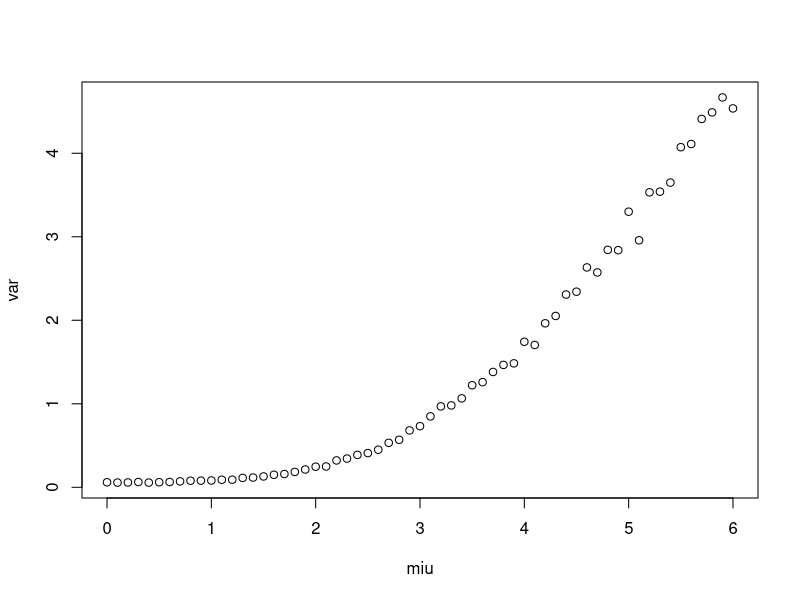
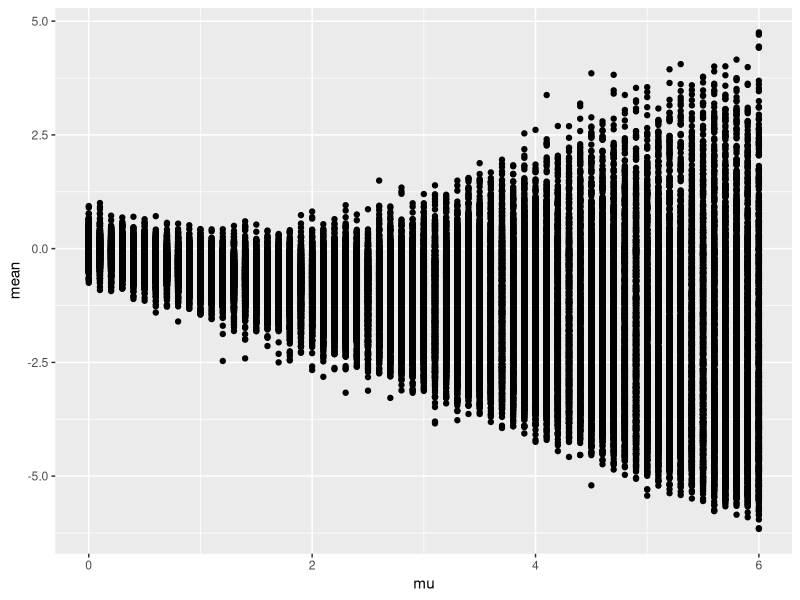
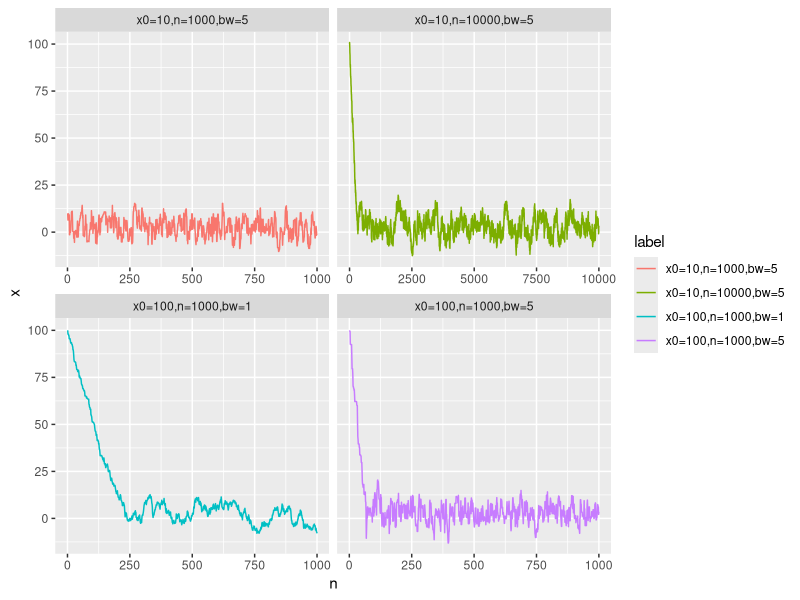

Generate these figures, in order, with R:
## ---- chunk 1

ts<-function(miu){
mean=rep(0,1000)
for (i in 1:1000){
  mean[i]<-sit(x=miu)
}
var(mean)
}
sit<-function(x=4){
rcauchy(10,location=0,scale=1)->rr
sum=0
div=0
for (i in 1:10){
  sum=rr[i]*exp(-(x-rr[i])^2/2)+sum
  div=exp(-(x-rr[i])^2/2)+div
}
sum/div
}
set.seed(763428)
miu=seq(0,6,by=0.1)
var=rep(0,61)
for (i in 1:61){
  var[i]<-ts(miu[i])
}
plot(miu,var)
## ---- chunk 2
ts<-function(miu){
mean=rep(0,1000)
for (i in 1:1000){
  mean[i]<-sit(x=miu)
}
mean
}
sit<-function(x=4){
rcauchy(10,location=0,scale=1)->rr
sum=0
div=0
for (i in 1:10){
  sum=rr[i]*exp(-(x-rr[i])^2/2)+sum
  div=exp(-(x-rr[i])^2/2)+div
}
sum/div
}
set.seed(93521)
miu=seq(0,6,by=0.1)
mean<-ts(miu[1])
mu<-rep(0,1000)
for (i in 2:61){
  mean<-c(mean,ts(miu[i])-miu[i])
  mu<-c(mu,rep(miu[i],1000))
}
library(ggplot2)
g<-ggplot(,aes(mu,mean))
g+geom_point()
## ---- chunk 3
library(quantreg)
b1=rep(0,1000)
b2<-b1
b3<-b2
b4<-b3
for (i in 1:1000){
x<-runif(100,-100,100)
e1<-rnorm(100)
e2<-rt(100,3)
y=1+x*0.5+e1
y1=1+x*0.5+e2
fit1<-lm(y~x)
fit1$coefficients[2]->b1[i]
fit2<-rq(y~x,0.5)
fit2$coefficients[2]->b2[i]
fit3<-lm(y1~x)
fit3$coefficients[2]->b3[i]
fit4<-rq(y1~x,0.5)
fit4$coefficients[2]->b4[i]
}
## ---- chunk 4
summary(b1)
## ---- chunk 5
summary(b2)
## ---- chunk 6
summary(b3)
## ---- chunk 7
summary(b4)
## ---- chunk 8
library(ggplot2)
mcmc_test<-function(x0=0,n1=1000,bw=1,label=NULL){
  p<-runif(n1)
  w<-rnorm(n1)
  x[1]<-x0
  for (i in 2:n1){
    y<-x[i-1]+w[i]*bw
    r<-min(dnorm(y,3,5)/dnorm(x[i-1],3,5),1)
    if (r>p[i]){
      x[i]<-y
    }else{
      x[i]<-x[i-1]
    }
  }
  data.frame(n=1:n1,x=x,label=rep(label,n1))->data
}
data1<-mcmc_test(100,bw=5,label="x0=100,n=1000,bw=5")
data2<-mcmc_test(100,bw=1,label="x0=100,n=1000,bw=1")
data3<-mcmc_test(10,bw=5,label="x0=10,n=1000,bw=5")
data4<-mcmc_test(100,n=10000,bw=1,label="x0=10,n=10000,bw=5")
rbind(data1,data2,data3,data4)->data
pic<-ggplot(data,aes(n,x),col=label)
pic+geom_path(aes(colour=label))+
  facet_wrap(~label,ncol=2,scales="free_x")
